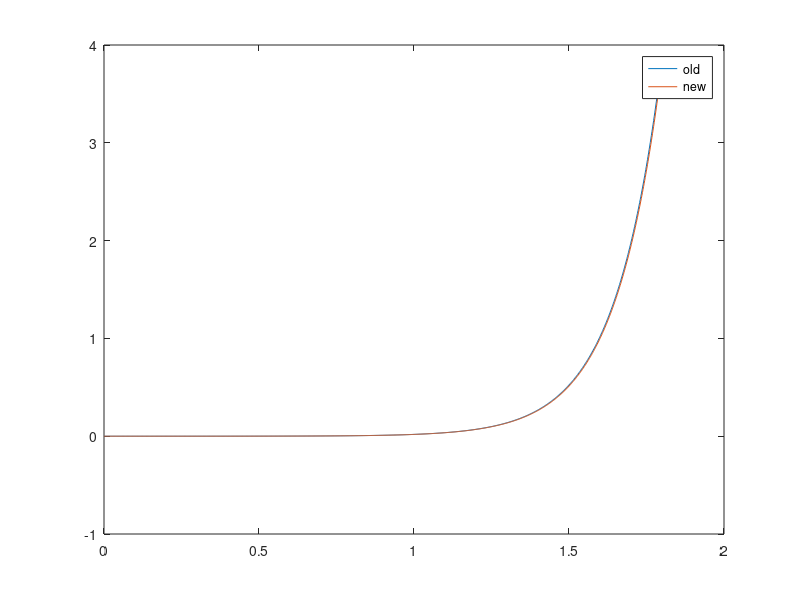

Write the MATLAB code that produced this figure. (Note: this script raises an error after producing the figure.)
function sandboxDGFPassive

global xmin;
global FmaxStrain;

xmin = 0.2;
FmaxStrain = 0.6;

x = linspace(0, 1.8, 1000);

y = passive(x);
plot(x, y);
hold on;
y_new = passive_new(x);
plot(x, y_new);
fprintf('max error: %f\n', max(abs(y_new - y)));

legend('old', 'new');

fprintf('f(xmin): %f\n', passive(xmin));
fprintf('f(1): %f\n', passive(1.0));
fprintf('f(1 + FmaxStrain): %f\n', passive(1 + FmaxStrain));
fprintf('\n');
fprintf('fn(xmin): %f\n', passive_new(xmin));
fprintf('fn(1): %f\n', passive_new(1.0));
fprintf('fn(1 + FmaxStrain): %f\n', passive_new(1 + FmaxStrain));

syms k c x xm;
y = (exp(k*(x - 1)/c) - exp(k*(xm - 1)/c)) / (exp(k) - exp(k*(xm - 1)/c))
yint = simplify(int(y));
pretty(yint)
pretty(simplify(diff(yint, x)))

end

function y = passive(x)

global xmin;
global FmaxStrain;

kPE = 4;
e0 = FmaxStrain;

numer_offset = exp(kPE * (xmin - 1.0) / e0);
% numer_offset = 1;

denom = exp(kPE) - 1.0;
y = (exp(kPE * (x - 1.0) / e0) - numer_offset) / denom;


end

function y = passive_new(x)

global xmin;
global FmaxStrain;

kPE = 4;
e0 = FmaxStrain;

offset = exp(kPE * (xmin - 1.0) / e0);

denom = exp(kPE) - offset;
y = (exp(kPE * (x - 1.0) / e0) - offset) / denom;


end